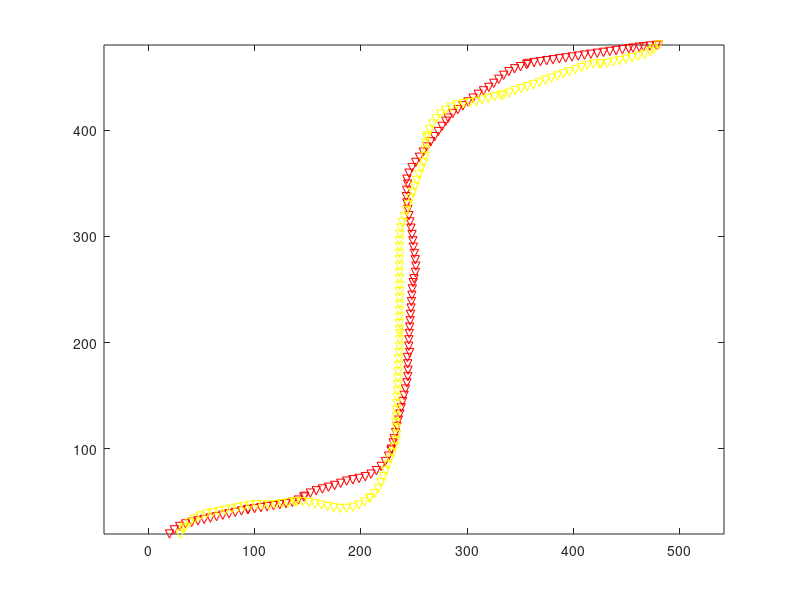

Here is the MATLAB script that generated this plot: (Note: this script raises an error after producing the figure.)
clearvars
close all
rand('state',1);

env.x_max = 500;
env.y_max = 500;
x_max=500;
y_max=500;
width_c=50;
width_b=100;
l_block=0.5*(x_max-width_c);
h_block=(y_max-2*width_b);
obstacle1 = [0,width_b,l_block,h_block];
obstacle2 = [x_max-l_block,width_b,l_block,h_block];
ob_vec=[obstacle1;obstacle2];
env.ob_vec=ob_vec;

EPS = 10;
rho=40;
    BETA=EPS/rho; 
numNodes=2000;

% 7-10 deconfliciton
dt=0.1;

confliction_init.notCollided=1;

%% Agent1
agent1.q_start.coord = [20 20];
agent1.q_start.dir=pi/4; 
agent1.q_start.cost = 0;
agent1.q_start.parent = 0;

agent1.q_goal.coord = [x_max-20 y_max-20];
agent1.q_goal.cost = 0;
agent1.q_goal.dir=0;

agent1.speedmode=0;
agent1.q_ci=agent1.q_start;

agent1.i=2; %used for path following

agent1.confliction=confliction_init;


%% Agent2
agent2.q_start.coord = [x_max-20 y_max-20];
agent2.q_start.dir=-3*pi/4; 
agent2.q_start.cost = 0;
agent2.q_start.parent = 0;

agent2.q_goal.coord = [30 20];
agent2.q_goal.cost = 0;
agent2.q_goal.dir=-2*pi/3;

agent2.speedmode=0;
agent2.q_ci=agent2.q_start;

agent2.i=2;

agent2.confliction=confliction_init;

% load('path')
% agent1.path=newpath;
% agent1.i=2;

% load('path_data')
load('newpath_data1')
agent1.path=newpath1;
agent2.path=newpath2;


% plot_env(env,1)
plot(agent1.path(:,1),agent1.path(:,2),'rv')
hold on
plot(agent2.path(:,1),agent2.path(:,2),'yv')
axis equal
% axis([10 50 10 50])

% state_check1=[];
% state_check2=[];
dist_agent=[];

Agents=[agent1; agent2];

%% System construction
Sys.Agents=Agents;
Sys.ActivatedCenters=[];

%% Simulation
for t=0:dt:80
    t
%     Agents=control(Agents,rho,EPS,dt);
    Sys=controlSystem(Sys,rho,EPS,dt);
    Agents=Sys.Agents;
    for i=1:2
        plot(Agents(i).q_ci.coord(1),Agents(i).q_ci.coord(2),'b.')
        hold on
        temp=Agents(i);
        plot(Agents(i).path(temp.i,1), Agents(i).path(temp.i,2),'g.')

        if ~Agents(i).confliction.notCollided
            plot(Agents(i).confliction.center(1), Agents(i).confliction.center(2),'ko')
            hold on
            plot(Agents(i).confliction.leave(1), Agents(i).confliction.leave(2),'k.')
            
        end
        drawnow
    end     
    dist_agent=[dist_agent norm(Agents(1).q_ci.coord-Agents(2).q_ci.coord)];
end
figure(3)
plot(0:dt:80,dist_agent)
